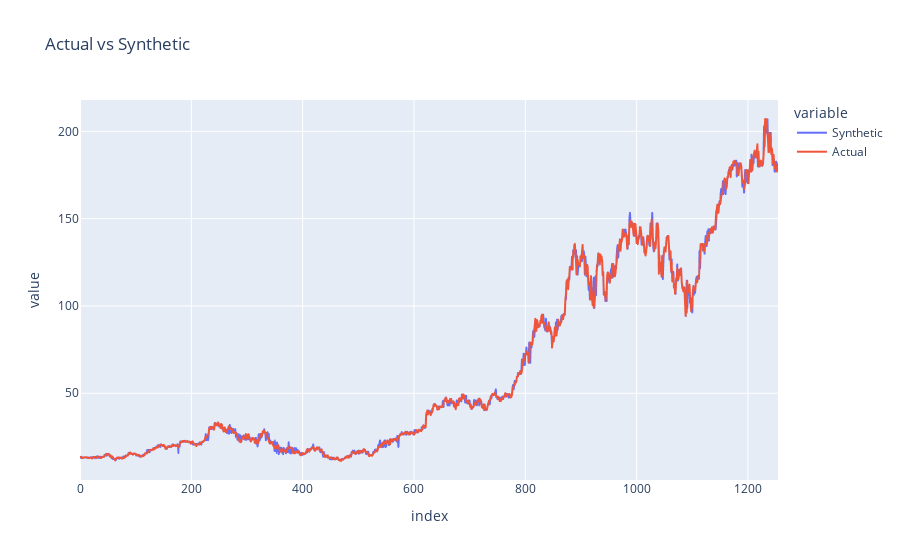

Notebook cell for this chart:
### Code cell
fig = px.line(synth_v_real, y=synth_v_real.columns,
             title='Actual vs Synthetic')
fig.show()

### Figure 1 — Plotly figure (JSON) as saved in the notebook; plotly's stock layout.template omitted (floating-point values rounded to 4 significant figures; data arrays with more than 128 entries replaced by an {"elided": "..."} marker saying what was removed)
{"data": [{"hovertemplate": "variable=Synthetic<br>index=%{x}<br>value=%{y}<extra></extra>", "legendgroup": "Synthetic", "line": {"color": "#636efa", "dash": "solid"}, "marker": {"symbol": "circle"}, "mode": "lines", "name": "Synthetic", "showlegend": true, "x": {"elided": "1255 int values"}, "xaxis": "x", "y": {"elided": "1255 float values"}, "yaxis": "y", "type": "scattergl"}, {"hovertemplate": "variable=Actual<br>index=%{x}<br>value=%{y}<extra></extra>", "legendgroup": "Actual", "line": {"color": "#EF553B", "dash": "solid"}, "marker": {"symbol": "circle"}, "mode": "lines", "name": "Actual", "showlegend": true, "x": {"elided": "1255 int values"}, "xaxis": "x", "y": {"elided": "1255 float values"}, "yaxis": "y", "type": "scattergl"}], "layout": {"xaxis": {"anchor": "y", "domain": [0.0, 1.0], "title": {"text": "index"}}, "yaxis": {"anchor": "x", "domain": [0.0, 1.0], "title": {"text": "value"}}, "legend": {"title": {"text": "variable"}, "tracegroupgap": 0}, "title": {"text": "Actual vs Synthetic"}}}
